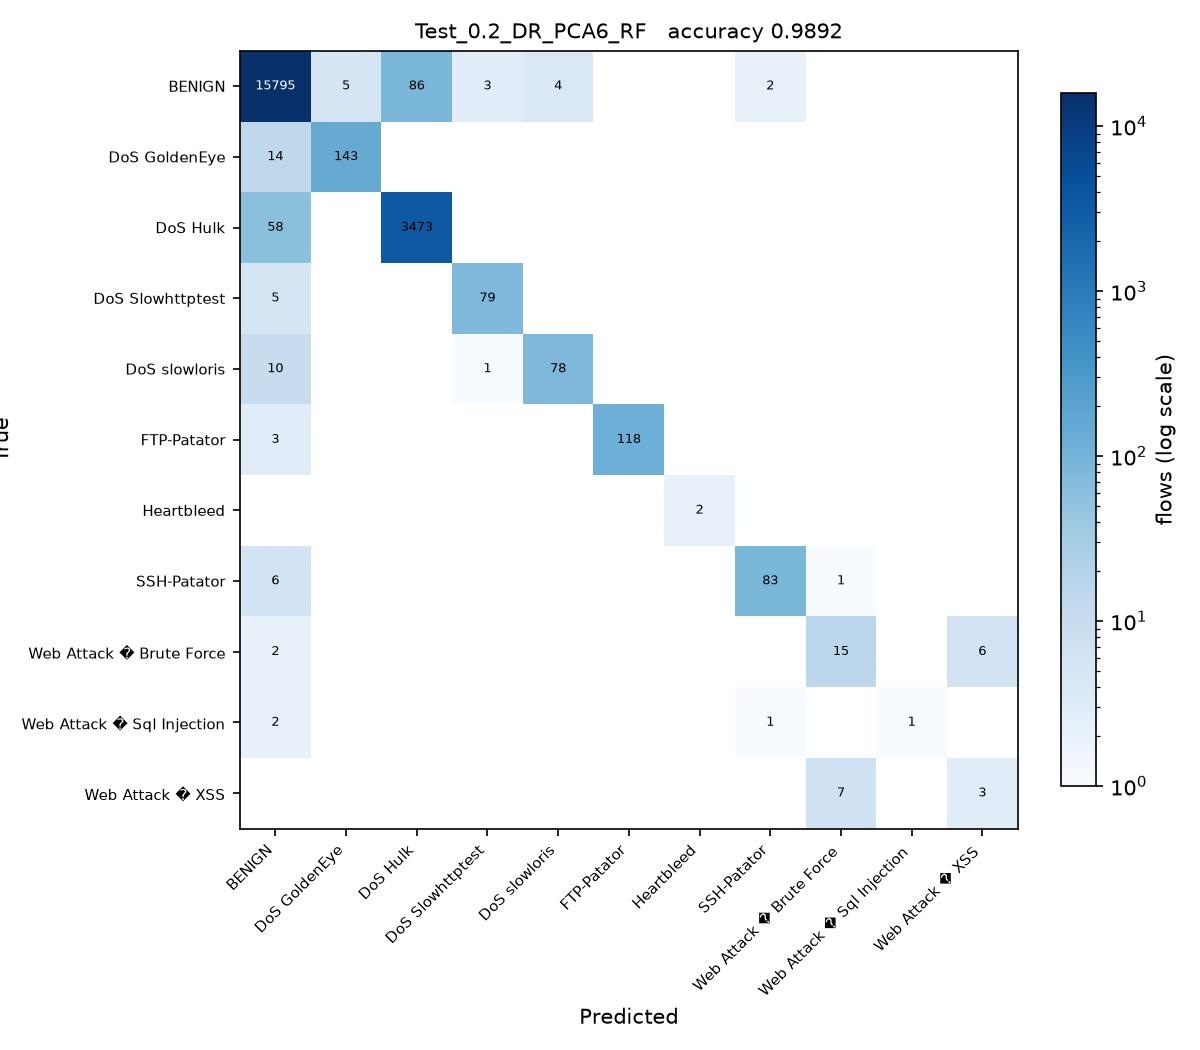

Python code for this plot:
# Test_0.2_DR_PCA6_RF.py
#
# Test size 0.2  |  PCA, 6 components  |  Random Forest (sheet #7)
#
# This is SGDC_60_40.py with the changes marked CHANGE below and nothing else.

import os
from pathlib import Path

# CHANGE 1: find the folder holding the three CSV files and run from there, so
# the plain file names below resolve no matter where this script is started
# from or how deeply it sits inside the project folder.
HERE = Path(__file__).resolve().parent
for PROJECT in [HERE, *HERE.parents]:
    if (PROJECT / 'Tuesday-WorkingHours.pcap_ISCX.csv').exists():
        os.chdir(PROJECT)
        break
else:
    raise SystemExit('Put this folder inside the folder that holds the three '
                     'CIC-IDS2017 CSV files, then run the script again.')
import numpy as np
import pandas as pd

df1 = pd.read_csv('Tuesday-WorkingHours.pcap_ISCX.csv', low_memory=True)
df2 = pd.read_csv('Wednesday-workingHours.pcap_ISCX.csv', low_memory=True)
df3 = pd.read_csv('Thursday-WorkingHours-Morning-WebAttacks.pcap_ISCX.csv', low_memory=True)

dataset = pd.concat([df1, df2, df3], ignore_index=True)

dataset.columns = dataset.columns.str.strip()

# CHANGE 2: a stratified sample of 100000 flows, the same for every run. An RBF
# SVM on all 1.3 million flows would take about an hour per script.
# At least 50 flows of every class are kept.
label = dataset.columns[-1]
dataset = pd.concat(
    [g.sample(n=min(len(g), max(50, round(100000 * len(g) / len(dataset)))), random_state=0)
     for _, g in dataset.groupby(label)],
    ignore_index=True
)

X = dataset.iloc[:, :-1]
y = dataset.iloc[:, -1]

X = X.apply(pd.to_numeric, errors='coerce')

X.replace([np.inf, -np.inf], np.nan, inplace=True)

from sklearn.impute import SimpleImputer

imputer = SimpleImputer(missing_values=np.nan, strategy='mean')
X = imputer.fit_transform(X)

from sklearn.preprocessing import LabelEncoder

labelencoder_y = LabelEncoder()
y = labelencoder_y.fit_transform(y)

from sklearn.model_selection import train_test_split

X_train, X_test, y_train, y_test = train_test_split(
    X,
    y,
    test_size=0.2,   # CHANGE 3: test size
    random_state=0,
    stratify=y
)

# CHANGE 4: PCA, from PCA_LDA_KErnel_PCA_CODE.pdf (fit only on training data)
from sklearn.decomposition import PCA

pca = PCA(n_components=6)
X_train = pca.fit_transform(X_train)
X_test = pca.transform(X_test)

# CHANGE 5: Random Forest (sheet #7) in place of SGDClassifier
from sklearn.ensemble import RandomForestClassifier

classifier = RandomForestClassifier(
    n_estimators=100,
    criterion='entropy',
    random_state=0
)

classifier.fit(X_train, y_train)

y_pred = classifier.predict(X_test) 

from sklearn.metrics import confusion_matrix
from sklearn.metrics import accuracy_score
from sklearn.metrics import precision_score
from sklearn.metrics import recall_score
from sklearn.metrics import f1_score
from sklearn.metrics import classification_report

cm = confusion_matrix(y_test, y_pred)

print("Confusion Matrix:\n")
print(cm)

print("\nAccuracy : {:.4f}".format(accuracy_score(y_test, y_pred)))
print("\nPrecision : {:.4f}".format(precision_score(y_test, y_pred, average='weighted')))
print("\nRecall : {:.4f}".format(recall_score(y_test, y_pred, average='weighted')))
print("\nF1 Score : {:.4f}".format(f1_score(y_test, y_pred, average='weighted')))

print("\nClassification Report:\n")
print(classification_report(y_test, y_pred))

# CHANGE 6: save the confusion matrix as Test_0.2_DR_PCA6_RF.jpg and record the result
import matplotlib
matplotlib.use('Agg')
import matplotlib.pyplot as plt
from matplotlib.colors import LogNorm

here = HERE                     # the folder this script sits in
names = [str(c) for c in labelencoder_y.classes_]
fig, ax = plt.subplots(figsize=(8, 7))
im = ax.imshow(cm, cmap='Blues', norm=LogNorm(vmin=1))
ax.set_xticks(range(len(names)), names, rotation=45, ha='right', fontsize=7)
ax.set_yticks(range(len(names)), names, fontsize=7)
ax.set_xlabel('Predicted')
ax.set_ylabel('True')
ax.set_title('Test_0.2_DR_PCA6_RF   accuracy {:.4f}'.format(accuracy_score(y_test, y_pred)), fontsize=10)
for i in range(cm.shape[0]):
    for j in range(cm.shape[1]):
        if cm[i, j]:
            ax.text(j, i, cm[i, j], ha='center', va='center', fontsize=6,
                    color='white' if cm[i, j] > cm.max() / 3 else 'black')
fig.colorbar(im, ax=ax, fraction=0.04, label='flows (log scale)')
fig.tight_layout()
fig.savefig(here / 'Test_0.2_DR_PCA6_RF.jpg', dpi=150)
plt.close(fig)

row = pd.DataFrame([{
    'Test': 0.2, 'DR': 'PCA6', 'Clas': 'RF',
    'Acc': round(accuracy_score(y_test, y_pred), 4),
    'Pre': round(precision_score(y_test, y_pred, average='weighted'), 4),
    'Rec': round(recall_score(y_test, y_pred, average='weighted'), 4),
    'F1': round(f1_score(y_test, y_pred, average='weighted'), 4),
    'script': 'Test_0.2_DR_PCA6_RF',
}])
out = PROJECT / 'results' / '75_runs_pca.csv'
out.parent.mkdir(exist_ok=True)
if out.exists():
    old = pd.read_csv(out)
    row = pd.concat([old[old['script'] != 'Test_0.2_DR_PCA6_RF'], row], ignore_index=True)
row.to_csv(out, index=False)
